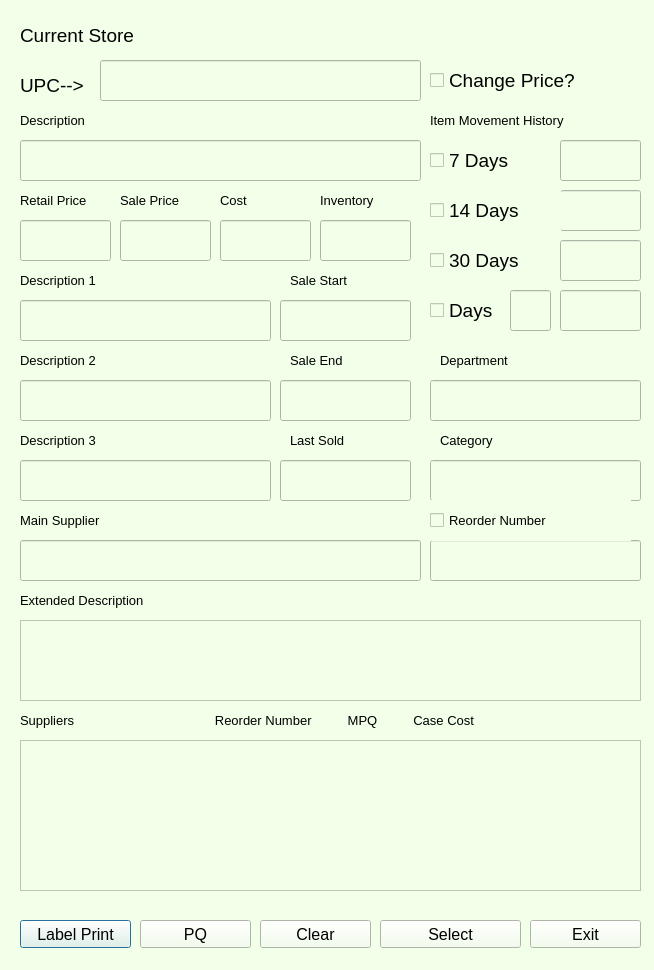
<?xml version="1.0" encoding="UTF-8"?>
<ui version="4.0">
 <class>Dialog</class>
 <widget class="QDialog" name="Dialog">
  <property name="geometry">
   <rect>
    <x>0</x>
    <y>0</y>
    <width>654</width>
    <height>970</height>
   </rect>
  </property>
  <property name="windowTitle">
   <string>Dialog</string>
  </property>
  <property name="styleSheet">
   <string notr="true">background-color: rgb(242, 255, 233);</string>
  </property>
  <widget class="QLabel" name="label">
   <property name="geometry">
    <rect>
     <x>20</x>
     <y>70</y>
     <width>91</width>
     <height>31</height>
    </rect>
   </property>
   <property name="font">
    <font>
     <pointsize>14</pointsize>
    </font>
   </property>
   <property name="text">
    <string>UPC--&gt;</string>
   </property>
  </widget>
  <widget class="QLineEdit" name="le_upc">
   <property name="geometry">
    <rect>
     <x>100</x>
     <y>60</y>
     <width>321</width>
     <height>41</height>
    </rect>
   </property>
   <property name="font">
    <font>
     <pointsize>14</pointsize>
    </font>
   </property>
  </widget>
  <widget class="QCheckBox" name="cb_change_price">
   <property name="geometry">
    <rect>
     <x>430</x>
     <y>60</y>
     <width>171</width>
     <height>41</height>
    </rect>
   </property>
   <property name="font">
    <font>
     <pointsize>14</pointsize>
    </font>
   </property>
   <property name="text">
    <string>Change Price?</string>
   </property>
  </widget>
  <widget class="QLabel" name="label_2">
   <property name="geometry">
    <rect>
     <x>20</x>
     <y>110</y>
     <width>331</width>
     <height>21</height>
    </rect>
   </property>
   <property name="font">
    <font>
     <pointsize>10</pointsize>
    </font>
   </property>
   <property name="text">
    <string>Description</string>
   </property>
  </widget>
  <widget class="QLineEdit" name="le_description">
   <property name="geometry">
    <rect>
     <x>20</x>
     <y>140</y>
     <width>401</width>
     <height>41</height>
    </rect>
   </property>
   <property name="font">
    <font>
     <pointsize>14</pointsize>
    </font>
   </property>
  </widget>
  <widget class="QLabel" name="label_3">
   <property name="geometry">
    <rect>
     <x>430</x>
     <y>110</y>
     <width>191</width>
     <height>21</height>
    </rect>
   </property>
   <property name="font">
    <font>
     <pointsize>10</pointsize>
    </font>
   </property>
   <property name="text">
    <string>Item Movement History</string>
   </property>
  </widget>
  <widget class="QCheckBox" name="cb_7days">
   <property name="geometry">
    <rect>
     <x>430</x>
     <y>140</y>
     <width>101</width>
     <height>41</height>
    </rect>
   </property>
   <property name="font">
    <font>
     <pointsize>14</pointsize>
    </font>
   </property>
   <property name="text">
    <string>7 Days</string>
   </property>
  </widget>
  <widget class="QLineEdit" name="le_7days">
   <property name="geometry">
    <rect>
     <x>560</x>
     <y>140</y>
     <width>81</width>
     <height>41</height>
    </rect>
   </property>
   <property name="font">
    <font>
     <pointsize>14</pointsize>
    </font>
   </property>
  </widget>
  <widget class="QLineEdit" name="le_14days">
   <property name="geometry">
    <rect>
     <x>560</x>
     <y>190</y>
     <width>81</width>
     <height>41</height>
    </rect>
   </property>
   <property name="font">
    <font>
     <pointsize>14</pointsize>
    </font>
   </property>
  </widget>
  <widget class="QCheckBox" name="cb_14days">
   <property name="geometry">
    <rect>
     <x>430</x>
     <y>190</y>
     <width>131</width>
     <height>41</height>
    </rect>
   </property>
   <property name="font">
    <font>
     <pointsize>14</pointsize>
    </font>
   </property>
   <property name="text">
    <string>14 Days</string>
   </property>
  </widget>
  <widget class="QLineEdit" name="le_30days">
   <property name="geometry">
    <rect>
     <x>560</x>
     <y>240</y>
     <width>81</width>
     <height>41</height>
    </rect>
   </property>
   <property name="font">
    <font>
     <pointsize>14</pointsize>
    </font>
   </property>
  </widget>
  <widget class="QCheckBox" name="cb_30days">
   <property name="geometry">
    <rect>
     <x>430</x>
     <y>240</y>
     <width>121</width>
     <height>41</height>
    </rect>
   </property>
   <property name="font">
    <font>
     <pointsize>14</pointsize>
    </font>
   </property>
   <property name="text">
    <string>30 Days</string>
   </property>
  </widget>
  <widget class="QLineEdit" name="le_custom_days">
   <property name="geometry">
    <rect>
     <x>560</x>
     <y>290</y>
     <width>81</width>
     <height>41</height>
    </rect>
   </property>
   <property name="font">
    <font>
     <pointsize>14</pointsize>
    </font>
   </property>
  </widget>
  <widget class="QCheckBox" name="cb_custom_days">
   <property name="geometry">
    <rect>
     <x>430</x>
     <y>290</y>
     <width>81</width>
     <height>41</height>
    </rect>
   </property>
   <property name="font">
    <font>
     <pointsize>14</pointsize>
    </font>
   </property>
   <property name="text">
    <string>Days</string>
   </property>
  </widget>
  <widget class="QLineEdit" name="le_days">
   <property name="geometry">
    <rect>
     <x>510</x>
     <y>290</y>
     <width>41</width>
     <height>41</height>
    </rect>
   </property>
   <property name="font">
    <font>
     <pointsize>14</pointsize>
    </font>
   </property>
  </widget>
  <widget class="QLabel" name="lb_db_name">
   <property name="geometry">
    <rect>
     <x>20</x>
     <y>20</y>
     <width>621</width>
     <height>31</height>
    </rect>
   </property>
   <property name="font">
    <font>
     <pointsize>14</pointsize>
    </font>
   </property>
   <property name="text">
    <string>Current Store</string>
   </property>
  </widget>
  <widget class="QLabel" name="label_4">
   <property name="geometry">
    <rect>
     <x>20</x>
     <y>190</y>
     <width>91</width>
     <height>21</height>
    </rect>
   </property>
   <property name="font">
    <font>
     <pointsize>10</pointsize>
    </font>
   </property>
   <property name="text">
    <string>Retail Price</string>
   </property>
  </widget>
  <widget class="QLineEdit" name="le_retail_price">
   <property name="geometry">
    <rect>
     <x>20</x>
     <y>220</y>
     <width>91</width>
     <height>41</height>
    </rect>
   </property>
   <property name="font">
    <font>
     <pointsize>14</pointsize>
    </font>
   </property>
   <property name="text">
    <string/>
   </property>
  </widget>
  <widget class="QLabel" name="label_5">
   <property name="geometry">
    <rect>
     <x>120</x>
     <y>190</y>
     <width>91</width>
     <height>21</height>
    </rect>
   </property>
   <property name="font">
    <font>
     <pointsize>10</pointsize>
    </font>
   </property>
   <property name="text">
    <string>Sale Price</string>
   </property>
  </widget>
  <widget class="QLineEdit" name="le_sale_price">
   <property name="geometry">
    <rect>
     <x>120</x>
     <y>220</y>
     <width>91</width>
     <height>41</height>
    </rect>
   </property>
   <property name="font">
    <font>
     <pointsize>14</pointsize>
    </font>
   </property>
  </widget>
  <widget class="QLabel" name="label_6">
   <property name="geometry">
    <rect>
     <x>220</x>
     <y>190</y>
     <width>91</width>
     <height>21</height>
    </rect>
   </property>
   <property name="font">
    <font>
     <pointsize>10</pointsize>
    </font>
   </property>
   <property name="text">
    <string>Cost</string>
   </property>
  </widget>
  <widget class="QLineEdit" name="le_cost">
   <property name="geometry">
    <rect>
     <x>220</x>
     <y>220</y>
     <width>91</width>
     <height>41</height>
    </rect>
   </property>
   <property name="font">
    <font>
     <pointsize>14</pointsize>
    </font>
   </property>
  </widget>
  <widget class="QLabel" name="label_7">
   <property name="geometry">
    <rect>
     <x>320</x>
     <y>190</y>
     <width>91</width>
     <height>21</height>
    </rect>
   </property>
   <property name="font">
    <font>
     <pointsize>10</pointsize>
    </font>
   </property>
   <property name="text">
    <string>Inventory</string>
   </property>
  </widget>
  <widget class="QLineEdit" name="le_inventory">
   <property name="geometry">
    <rect>
     <x>320</x>
     <y>220</y>
     <width>91</width>
     <height>41</height>
    </rect>
   </property>
   <property name="font">
    <font>
     <pointsize>14</pointsize>
    </font>
   </property>
  </widget>
  <widget class="QLabel" name="label_9">
   <property name="geometry">
    <rect>
     <x>20</x>
     <y>270</y>
     <width>111</width>
     <height>21</height>
    </rect>
   </property>
   <property name="font">
    <font>
     <pointsize>10</pointsize>
    </font>
   </property>
   <property name="text">
    <string>Description 1</string>
   </property>
  </widget>
  <widget class="QLineEdit" name="le_description1">
   <property name="geometry">
    <rect>
     <x>20</x>
     <y>300</y>
     <width>251</width>
     <height>41</height>
    </rect>
   </property>
   <property name="font">
    <font>
     <pointsize>14</pointsize>
    </font>
   </property>
  </widget>
  <widget class="QLabel" name="label_10">
   <property name="geometry">
    <rect>
     <x>290</x>
     <y>270</y>
     <width>91</width>
     <height>21</height>
    </rect>
   </property>
   <property name="font">
    <font>
     <pointsize>10</pointsize>
    </font>
   </property>
   <property name="text">
    <string>Sale Start</string>
   </property>
  </widget>
  <widget class="QLineEdit" name="le_sale_start">
   <property name="geometry">
    <rect>
     <x>280</x>
     <y>300</y>
     <width>131</width>
     <height>41</height>
    </rect>
   </property>
   <property name="font">
    <font>
     <pointsize>14</pointsize>
    </font>
   </property>
   <property name="text">
    <string/>
   </property>
  </widget>
  <widget class="QLabel" name="label_11">
   <property name="geometry">
    <rect>
     <x>290</x>
     <y>350</y>
     <width>91</width>
     <height>21</height>
    </rect>
   </property>
   <property name="font">
    <font>
     <pointsize>10</pointsize>
    </font>
   </property>
   <property name="text">
    <string>Sale End</string>
   </property>
  </widget>
  <widget class="QLineEdit" name="le_description2">
   <property name="geometry">
    <rect>
     <x>20</x>
     <y>380</y>
     <width>251</width>
     <height>41</height>
    </rect>
   </property>
   <property name="font">
    <font>
     <pointsize>14</pointsize>
    </font>
   </property>
  </widget>
  <widget class="QLineEdit" name="le_sale_end">
   <property name="geometry">
    <rect>
     <x>280</x>
     <y>380</y>
     <width>131</width>
     <height>41</height>
    </rect>
   </property>
   <property name="font">
    <font>
     <pointsize>14</pointsize>
    </font>
   </property>
   <property name="text">
    <string/>
   </property>
  </widget>
  <widget class="QLabel" name="label_12">
   <property name="geometry">
    <rect>
     <x>20</x>
     <y>350</y>
     <width>111</width>
     <height>21</height>
    </rect>
   </property>
   <property name="font">
    <font>
     <pointsize>10</pointsize>
    </font>
   </property>
   <property name="text">
    <string>Description 2</string>
   </property>
  </widget>
  <widget class="QLabel" name="label_13">
   <property name="geometry">
    <rect>
     <x>290</x>
     <y>430</y>
     <width>91</width>
     <height>21</height>
    </rect>
   </property>
   <property name="font">
    <font>
     <pointsize>10</pointsize>
    </font>
   </property>
   <property name="text">
    <string>Last Sold</string>
   </property>
  </widget>
  <widget class="QLineEdit" name="le_description3">
   <property name="geometry">
    <rect>
     <x>20</x>
     <y>460</y>
     <width>251</width>
     <height>41</height>
    </rect>
   </property>
   <property name="font">
    <font>
     <pointsize>14</pointsize>
    </font>
   </property>
  </widget>
  <widget class="QLineEdit" name="le_last_sold">
   <property name="geometry">
    <rect>
     <x>280</x>
     <y>460</y>
     <width>131</width>
     <height>41</height>
    </rect>
   </property>
   <property name="font">
    <font>
     <pointsize>14</pointsize>
    </font>
   </property>
   <property name="text">
    <string/>
   </property>
  </widget>
  <widget class="QLabel" name="label_14">
   <property name="geometry">
    <rect>
     <x>20</x>
     <y>430</y>
     <width>111</width>
     <height>21</height>
    </rect>
   </property>
   <property name="font">
    <font>
     <pointsize>10</pointsize>
    </font>
   </property>
   <property name="text">
    <string>Description 3</string>
   </property>
  </widget>
  <widget class="QLabel" name="label_15">
   <property name="geometry">
    <rect>
     <x>440</x>
     <y>430</y>
     <width>91</width>
     <height>21</height>
    </rect>
   </property>
   <property name="font">
    <font>
     <pointsize>10</pointsize>
    </font>
   </property>
   <property name="text">
    <string>Category</string>
   </property>
  </widget>
  <widget class="QLabel" name="label_16">
   <property name="geometry">
    <rect>
     <x>440</x>
     <y>350</y>
     <width>91</width>
     <height>21</height>
    </rect>
   </property>
   <property name="font">
    <font>
     <pointsize>10</pointsize>
    </font>
   </property>
   <property name="text">
    <string>Department</string>
   </property>
  </widget>
  <widget class="QLineEdit" name="le_category">
   <property name="geometry">
    <rect>
     <x>430</x>
     <y>460</y>
     <width>211</width>
     <height>41</height>
    </rect>
   </property>
   <property name="font">
    <font>
     <pointsize>14</pointsize>
    </font>
   </property>
   <property name="text">
    <string/>
   </property>
  </widget>
  <widget class="QLineEdit" name="le_department">
   <property name="geometry">
    <rect>
     <x>430</x>
     <y>380</y>
     <width>211</width>
     <height>41</height>
    </rect>
   </property>
   <property name="font">
    <font>
     <pointsize>14</pointsize>
    </font>
   </property>
   <property name="text">
    <string/>
   </property>
  </widget>
  <widget class="QLineEdit" name="le_reorder_number">
   <property name="geometry">
    <rect>
     <x>430</x>
     <y>540</y>
     <width>211</width>
     <height>41</height>
    </rect>
   </property>
   <property name="font">
    <font>
     <pointsize>14</pointsize>
    </font>
   </property>
  </widget>
  <widget class="QCheckBox" name="cb_reorder_number">
   <property name="geometry">
    <rect>
     <x>430</x>
     <y>500</y>
     <width>201</width>
     <height>41</height>
    </rect>
   </property>
   <property name="font">
    <font>
     <pointsize>10</pointsize>
    </font>
   </property>
   <property name="text">
    <string>Reorder Number</string>
   </property>
  </widget>
  <widget class="QLabel" name="label_17">
   <property name="geometry">
    <rect>
     <x>20</x>
     <y>510</y>
     <width>331</width>
     <height>21</height>
    </rect>
   </property>
   <property name="font">
    <font>
     <pointsize>10</pointsize>
    </font>
   </property>
   <property name="text">
    <string>Main Supplier</string>
   </property>
  </widget>
  <widget class="QLineEdit" name="le_main_supplier">
   <property name="geometry">
    <rect>
     <x>20</x>
     <y>540</y>
     <width>401</width>
     <height>41</height>
    </rect>
   </property>
   <property name="font">
    <font>
     <pointsize>14</pointsize>
    </font>
   </property>
  </widget>
  <widget class="QLabel" name="label_18">
   <property name="geometry">
    <rect>
     <x>20</x>
     <y>590</y>
     <width>331</width>
     <height>21</height>
    </rect>
   </property>
   <property name="font">
    <font>
     <pointsize>10</pointsize>
    </font>
   </property>
   <property name="text">
    <string>Extended Description</string>
   </property>
  </widget>
  <widget class="QTextEdit" name="te_extended_description">
   <property name="geometry">
    <rect>
     <x>20</x>
     <y>620</y>
     <width>621</width>
     <height>81</height>
    </rect>
   </property>
   <property name="font">
    <font>
     <pointsize>10</pointsize>
    </font>
   </property>
   <property name="html">
    <string>&lt;!DOCTYPE HTML PUBLIC &quot;-//W3C//DTD HTML 4.0//EN&quot; &quot;http://www.w3.org/TR/REC-html40/strict.dtd&quot;&gt;
&lt;html&gt;&lt;head&gt;&lt;meta name=&quot;qrichtext&quot; content=&quot;1&quot; /&gt;&lt;style type=&quot;text/css&quot;&gt;
p, li { white-space: pre-wrap; }
&lt;/style&gt;&lt;/head&gt;&lt;body style=&quot; font-family:'MS Shell Dlg 2'; font-size:10pt; font-weight:400; font-style:normal;&quot;&gt;
&lt;p style=&quot;-qt-paragraph-type:empty; margin-top:0px; margin-bottom:0px; margin-left:0px; margin-right:0px; -qt-block-indent:0; text-indent:0px;&quot;&gt;&lt;br /&gt;&lt;/p&gt;&lt;/body&gt;&lt;/html&gt;</string>
   </property>
  </widget>
  <widget class="QTextEdit" name="te_suppliers_detail">
   <property name="geometry">
    <rect>
     <x>20</x>
     <y>740</y>
     <width>621</width>
     <height>151</height>
    </rect>
   </property>
   <property name="font">
    <font>
     <pointsize>10</pointsize>
    </font>
   </property>
   <property name="html">
    <string>&lt;!DOCTYPE HTML PUBLIC &quot;-//W3C//DTD HTML 4.0//EN&quot; &quot;http://www.w3.org/TR/REC-html40/strict.dtd&quot;&gt;
&lt;html&gt;&lt;head&gt;&lt;meta name=&quot;qrichtext&quot; content=&quot;1&quot; /&gt;&lt;style type=&quot;text/css&quot;&gt;
p, li { white-space: pre-wrap; }
&lt;/style&gt;&lt;/head&gt;&lt;body style=&quot; font-family:'MS Shell Dlg 2'; font-size:10pt; font-weight:400; font-style:normal;&quot;&gt;
&lt;p style=&quot;-qt-paragraph-type:empty; margin-top:0px; margin-bottom:0px; margin-left:0px; margin-right:0px; -qt-block-indent:0; text-indent:0px;&quot;&gt;&lt;br /&gt;&lt;/p&gt;&lt;/body&gt;&lt;/html&gt;</string>
   </property>
  </widget>
  <widget class="QLabel" name="label_19">
   <property name="geometry">
    <rect>
     <x>20</x>
     <y>710</y>
     <width>621</width>
     <height>21</height>
    </rect>
   </property>
   <property name="font">
    <font>
     <pointsize>10</pointsize>
    </font>
   </property>
   <property name="text">
    <string>Suppliers                                       Reorder Number          MPQ          Case Cost</string>
   </property>
  </widget>
  <widget class="QPushButton" name="pb_label_print">
   <property name="geometry">
    <rect>
     <x>20</x>
     <y>920</y>
     <width>111</width>
     <height>28</height>
    </rect>
   </property>
   <property name="font">
    <font>
     <pointsize>12</pointsize>
    </font>
   </property>
   <property name="text">
    <string>Label Print</string>
   </property>
  </widget>
  <widget class="QPushButton" name="pb_pq">
   <property name="geometry">
    <rect>
     <x>140</x>
     <y>920</y>
     <width>111</width>
     <height>28</height>
    </rect>
   </property>
   <property name="font">
    <font>
     <pointsize>12</pointsize>
    </font>
   </property>
   <property name="text">
    <string>PQ</string>
   </property>
  </widget>
  <widget class="QPushButton" name="pb_clear">
   <property name="geometry">
    <rect>
     <x>260</x>
     <y>920</y>
     <width>111</width>
     <height>28</height>
    </rect>
   </property>
   <property name="font">
    <font>
     <pointsize>12</pointsize>
    </font>
   </property>
   <property name="text">
    <string>Clear</string>
   </property>
  </widget>
  <widget class="QPushButton" name="pb_select">
   <property name="geometry">
    <rect>
     <x>380</x>
     <y>920</y>
     <width>141</width>
     <height>28</height>
    </rect>
   </property>
   <property name="font">
    <font>
     <pointsize>12</pointsize>
    </font>
   </property>
   <property name="text">
    <string>Select</string>
   </property>
  </widget>
  <widget class="QPushButton" name="pb_exit">
   <property name="geometry">
    <rect>
     <x>530</x>
     <y>920</y>
     <width>111</width>
     <height>28</height>
    </rect>
   </property>
   <property name="font">
    <font>
     <pointsize>12</pointsize>
    </font>
   </property>
   <property name="text">
    <string>Exit</string>
   </property>
  </widget>
 </widget>
 <resources/>
 <connections/>
</ui>
